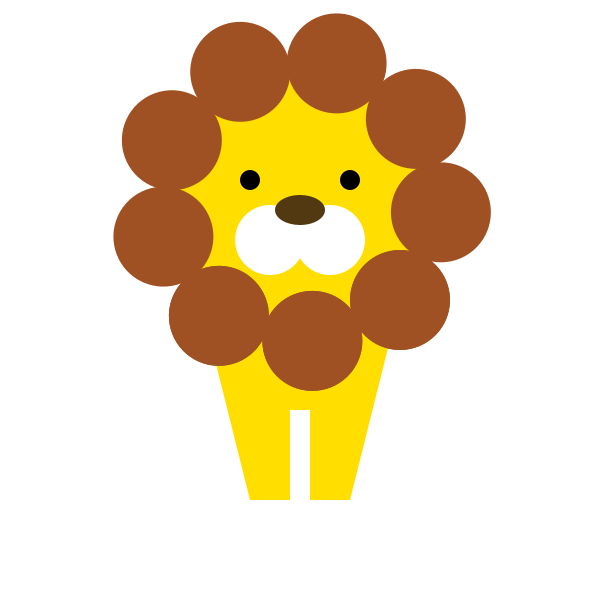
Frame 1 (no input)
Frame 60 (the mouse pressed at the canvas centre just before this capture): identical to frame 1, image omitted
Frame 120 (the mouse held since frame 60 and released just before this capture): identical to frame 1, image omitted

The Processing sketch that drew this single still picture (run headless with seeded random() and noise(); from frame 60 on, the mouse is pressed at the canvas centre):

// Processing sketch: processing_16207
// ── processing_16207.pde

void setup() {
  size(600,600);
  smooth();
}

void draw() {
  background(255);
  noStroke();

//body
  fill(255,222,0);
  beginShape();
  vertex(200,300);
  vertex(400,300);
  vertex(350,500);
  vertex(310,500);
  vertex(310,410);
  vertex(290,410);
  vertex(290,500);
  vertex(250,500);
  endShape();

//face
  
  ellipse(300,200,250,250);

  for(int i=0; i<12;i++) {
    pushMatrix();
    translate(300,200);  
    rotate(radians(40*i));
    fill(160,81,35);
    ellipse(100,100,100,100);
    popMatrix();
  }

//eyes & mouth & nose
  fill(0);
  ellipse(250,180,20,20);
  ellipse(350,180,20,20);
  //fill(241,86,51);
  //triangle(270,255,330,255,300,290);
  fill(255);
  ellipse(270,240,70,70);
  ellipse(330,240,70,70);
  fill(82,57,18);
  ellipse(300,210,50,30);
}
